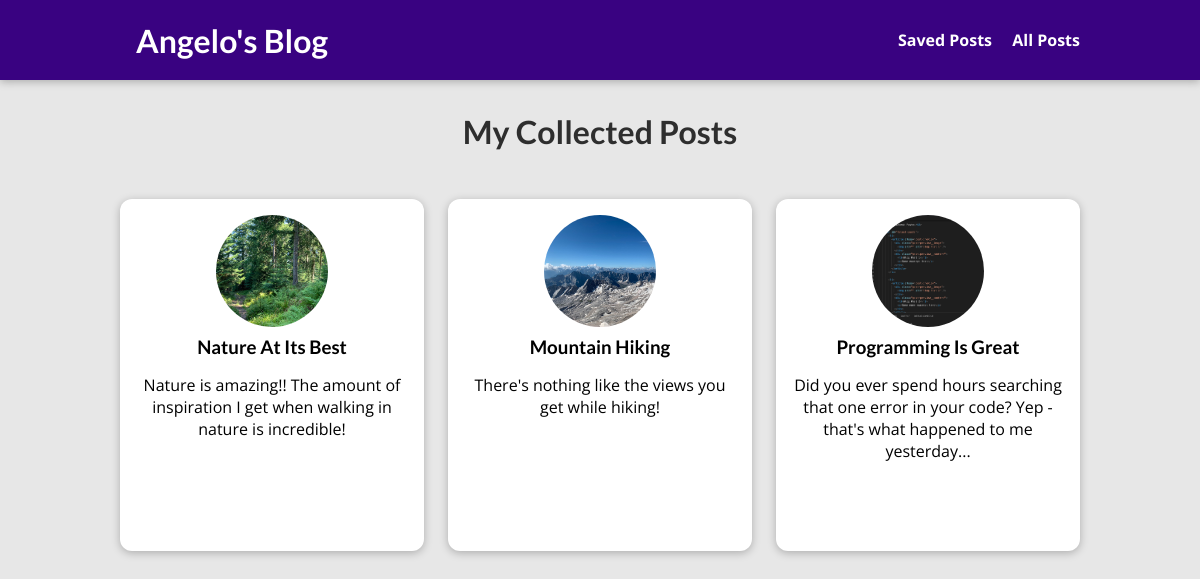
The page /posts on the database its author committed.
### blog/models.py (models this page shows, shortened)
class Post(models.Model):
    title = models.CharField(max_length=50)
    excerpt = models.CharField(max_length=250)
    content = models.TextField(validators=[MinLengthValidator(25)])
    date = models.DateField(auto_now=True, null=True)
    image = models.ImageField(upload_to="posts")
    slug = models.SlugField(unique=True)
    author = models.ForeignKey(Author, on_delete=models.SET_NULL, null=True, related_name="posts")
    tags = models.ManyToManyField(Tag)

### blog/views.py (the view)
# urls.py: path("posts", views.AllPostsView.as_view(), name="posts-page"),
class AllPostsView(ListView):
    model = Post
    template_name = "blog/posts.html"
    context_object_name = "all_posts"
    ordering = ["-date"]

### blog/templates/blog/posts.html (shortened to what this page needs)
{% extends "base.html" %}
{% load static %}
{% block css_files%}
    <link rel="stylesheet" href="{% static "blog/post.css" %}" />
    <link rel="stylesheet" href="{% static "blog/all-posts.css" %}"/>
{% endblock %}
{% block body %}
    <section id="all-posts">
        <h2>My Collected Posts</h2>
        <ul>
            {% for post in all_posts %}
                {% include "blog/includes/post.html" %}
            {% endfor %}
        </ul>
    </section>
{% endblock  %}

### blog/templates/blog/includes/post.html
<li>
    <article class="post">
        <a href="{% url "post-detail-page" slug=post.slug %}">
            <img src="{{ post.image.url }}" alt={{ post.title}} />
            <div class="post__content">
                <h3>{{ post.title }}</h3>
                <p>{{ post.excerpt }}</p>
            </div>
        </a>
    </article>
</li>

### static/app.css (style rules this page uses)
* { box-sizing: border-box; }
html { font-family: 'Open Sans', 'Lato', sans-serif; }
body { margin: 0; }
h1, h2, h3 { font-family: 'Lato', sans-serif; font-weight: bold; }

### blog/static/blog/post.css (style rules this page uses)
.post { display: flex; flex-direction: column; align-items: center; text-align: center; }
.post a { text-decoration: none; color: black; transition: all 0.2s ease; padding: 1rem; }
.post img { width: 5rem; height: 5rem; object-fit: cover; border-radius: 50%; }
.post h3 { margin: 0.25rem 0; }

### blog/static/blog/all-posts.css (style rules this page uses)
body { background-color: #e7e7e7; }
#all-posts { margin: 7rem auto; width: 90%; max-width: 60rem; }
#all-posts h2 { text-align: center; font-size: 2rem; color: #2e2e2e; margin: 3rem 0; }
ul { list-style: none; margin: 0; padding: 0; display: grid; grid-template-columns: repeat(auto-fill, minmax(17rem, 1fr)); gap: 1.5rem; }
.post img { width: 7rem; height: 7rem; }
.post a { height: 22rem; transform-origin: center; box-shadow: 0 2px 8px rgba(0, 0, 0, 0.25); border-radius: 12px; background-color: white; }

### rows shown on the page
Post: image (picture), title "Nature At Its Best", excerpt "Nature is amazing!! The amount of inspiration I get when walking in nature is incredible!"
Post: image (picture), title "Mountain Hiking", excerpt "There's nothing like the views you get while hiking!"
Post: image (picture), title "Programming Is Great", excerpt "Did you ever spend hours searching that one error in your code? Yep - that's what happened to me yesterday..."
